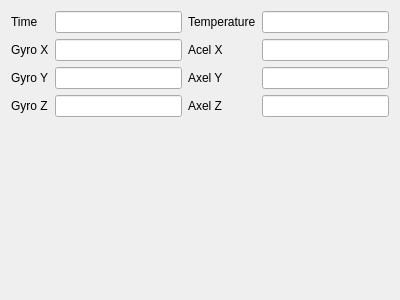
<?xml version="1.0" encoding="UTF-8"?>
<ui version="4.0">
 <class>ahrsDialog</class>
 <widget class="QDialog" name="ahrsDialog">
  <property name="geometry">
   <rect>
    <x>0</x>
    <y>0</y>
    <width>400</width>
    <height>300</height>
   </rect>
  </property>
  <property name="windowTitle">
   <string>Dialog</string>
  </property>
  <layout class="QGridLayout" name="gridLayout">
   <item row="2" column="0">
    <widget class="QLabel" name="label_5">
     <property name="text">
      <string>Gyro Y</string>
     </property>
    </widget>
   </item>
   <item row="0" column="1">
    <widget class="QLineEdit" name="leTime"/>
   </item>
   <item row="1" column="1">
    <widget class="QLineEdit" name="leGx"/>
   </item>
   <item row="1" column="3">
    <widget class="QLabel" name="label_4">
     <property name="text">
      <string>Acel X</string>
     </property>
    </widget>
   </item>
   <item row="1" column="4">
    <widget class="QLineEdit" name="leAx"/>
   </item>
   <item row="2" column="4">
    <widget class="QLineEdit" name="leAy"/>
   </item>
   <item row="1" column="0">
    <widget class="QLabel" name="label_3">
     <property name="text">
      <string>Gyro X</string>
     </property>
    </widget>
   </item>
   <item row="3" column="0">
    <widget class="QLabel" name="label_7">
     <property name="text">
      <string>Gyro Z</string>
     </property>
    </widget>
   </item>
   <item row="3" column="1">
    <widget class="QLineEdit" name="leGz"/>
   </item>
   <item row="3" column="4">
    <widget class="QLineEdit" name="leAz"/>
   </item>
   <item row="0" column="3">
    <widget class="QLabel" name="label_2">
     <property name="text">
      <string>Temperature</string>
     </property>
    </widget>
   </item>
   <item row="2" column="1">
    <widget class="QLineEdit" name="leGy"/>
   </item>
   <item row="0" column="0">
    <widget class="QLabel" name="label">
     <property name="text">
      <string>Time</string>
     </property>
    </widget>
   </item>
   <item row="3" column="3">
    <widget class="QLabel" name="label_8">
     <property name="text">
      <string>Axel Z</string>
     </property>
    </widget>
   </item>
   <item row="0" column="4">
    <widget class="QLineEdit" name="leTemp"/>
   </item>
   <item row="2" column="3">
    <widget class="QLabel" name="label_6">
     <property name="text">
      <string>Axel Y</string>
     </property>
    </widget>
   </item>
   <item row="4" column="1">
    <spacer name="verticalSpacer">
     <property name="orientation">
      <enum>Qt::Vertical</enum>
     </property>
     <property name="sizeHint" stdset="0">
      <size>
       <width>20</width>
       <height>40</height>
      </size>
     </property>
    </spacer>
   </item>
  </layout>
 </widget>
 <resources/>
 <connections/>
</ui>
